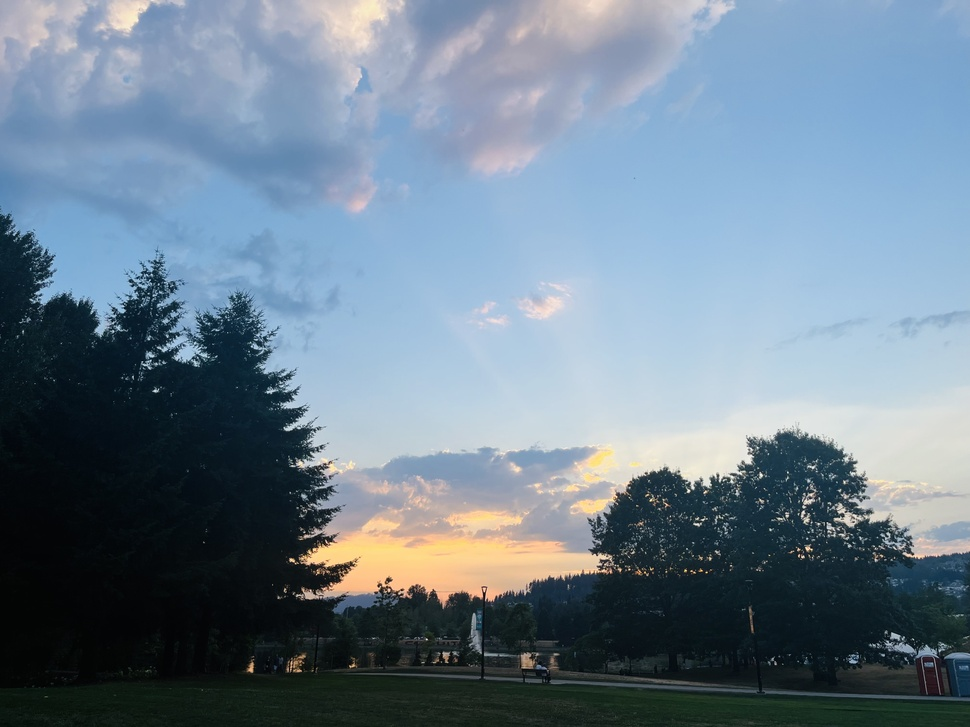
#> input picture skyImages/1.jpg, 970 x 727 px, shrunk from 4032 x 3024 before the run
$ python comparison.py   (older library calls are emulated)
#> lines starting #> are read from the running program, lines starting #| are printed output that depends on the picture; after the words box and inside, x2 and y2 are one past the last pixel; in counts of white or black regions, pixels touching at a corner belong together
### gradient_methods.py
import cv2
import numpy as np
from scipy.ndimage import median_filter


def refine_skyline(mask, median_kernel_size=19, threshold=20):
    height, width = mask.shape
    for column in range(width):
        column_data = mask[:, column]
        median_filtered = median_filter(column_data, size=median_kernel_size)
        zero_indices = np.where(median_filtered == 0)[0]
        one_indices = np.where(median_filtered == 1)[0]

        if zero_indices.size > 0 and one_indices.size > 0:
            first_zero = zero_indices[0]
            first_one = one_indices[0]

            if first_zero > threshold:
                mask[first_one:first_zero, column] = 1
                mask[first_zero:, column] = 0
                mask[:first_one, column] = 0

    return mask


def detect_sky_area(image):
    grayscale = cv2.cvtColor(image, cv2.COLOR_BGR2GRAY)
    blurred = cv2.blur(grayscale, (9, 3))
    blurred = cv2.medianBlur(blurred, 5)
    laplacian = cv2.Laplacian(blurred, cv2.CV_8U)
    gradient_mask = laplacian < 6

    structuring_element = cv2.getStructuringElement(cv2.MORPH_RECT, (9, 3))
    eroded_mask = cv2.morphologyEx(gradient_mask.astype(np.uint8), cv2.MORPH_ERODE, structuring_element)

    refined_mask = refine_skyline(eroded_mask)
    sky_region = cv2.bitwise_and(image, image, mask=refined_mask)

    return sky_region


# [12 lines left out: function process_image, not called in this run]


def main():
    image_path = 'skyImages/1.jpg'
    process_image(image_path)


# [2 lines that do not run on import are left out]

### comparison.py
import os
import cv2
import numpy as np
from gradient_methods import detect_sky_area


def detect_sky(image):
    # Convert the image to HSV color space
    hsv_image = cv2.cvtColor(image, cv2.COLOR_BGR2HSV)

    # Define the range for sky color blue
    lower_blue = np.array([100, 50, 50])
    upper_blue = np.array([140, 255, 255])

    # Create a mask that captures areas in the range
    mask = cv2.inRange(hsv_image, lower_blue, upper_blue)

    # Apply the mask to get the sky region
    sky_region = cv2.bitwise_and(image, image, mask=mask)

    return sky_region


def process_and_compare(image_paths, output_dir=None):
#> called with output_dir = 'output_images'
    for i, path in enumerate(image_paths):
        img = cv2.imread(path)
#> img is the input picture: shape (727, 970, 3); mean B, G, R 142.9, 127.8, 109.7
        if img is None:
            print(f"Failed to load image: {path}")
            continue

        result1 = detect_sky(img)
#> in detect_sky, `mask = cv2.inRange(hsv_image, lower_blue, upper_blue)`:
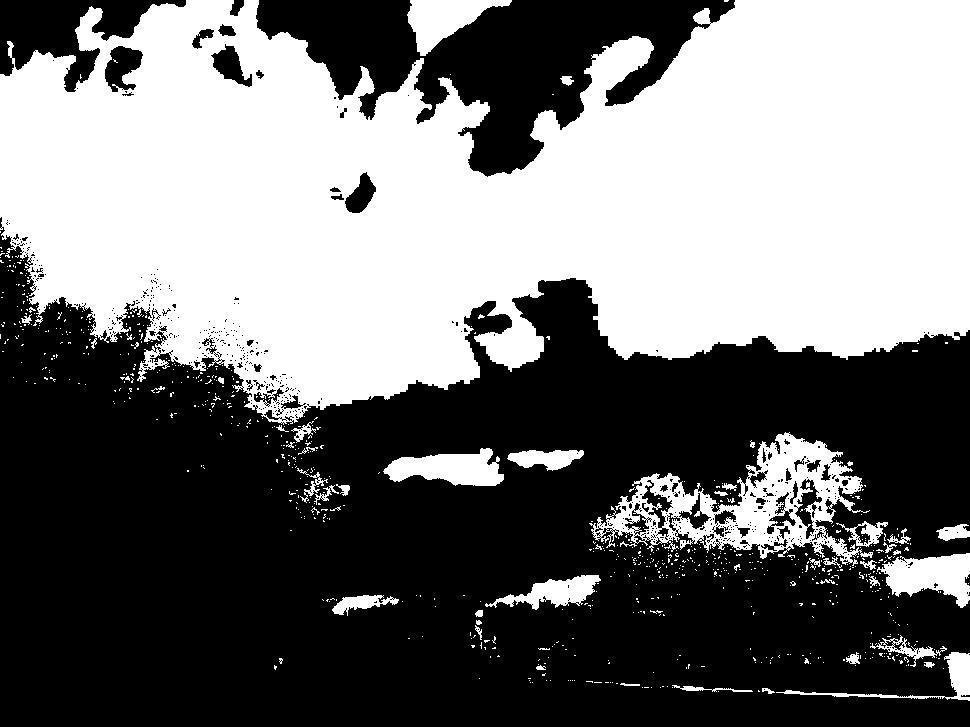
#> mask: shape (727, 970); 45.3% white; 801 white regions (751 under 20 px), largest, box (x1, y1, x2, y2) and area: (0, 0, 970, 425) 287311, (589, 432, 873, 566) 13014, (877, 553, 970, 608) 3029
        result2 = detect_sky_area(img)
#> in detect_sky_area, `grayscale = cv2.cvtColor(image, cv2.COLOR_BGR2GRAY)`:
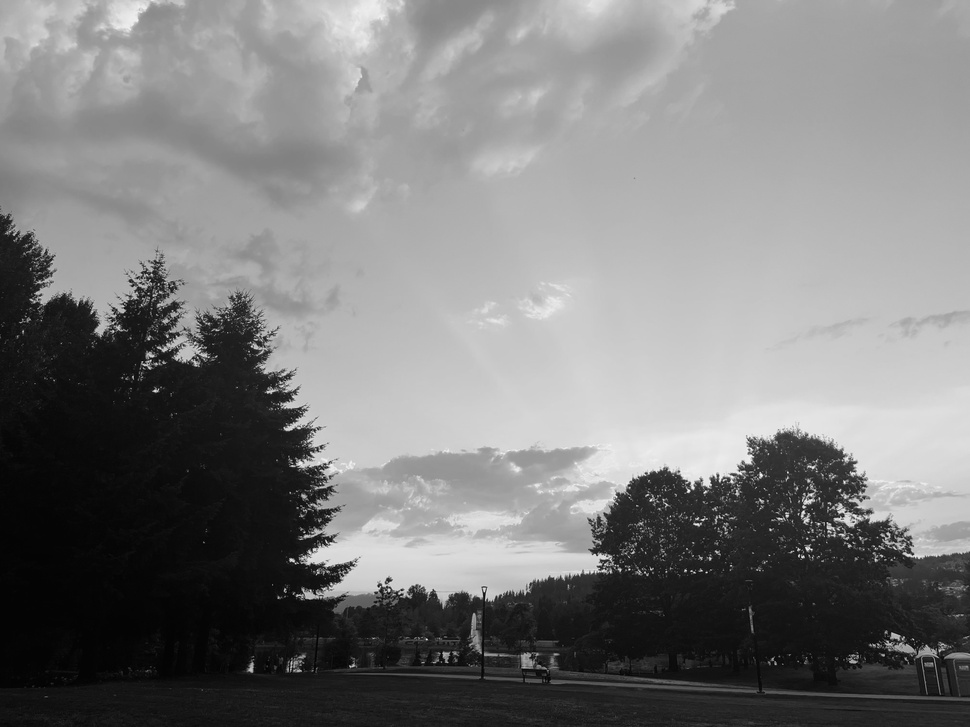
#> grayscale: shape (727, 970); min 0, max 253, mean 124.1
#> in detect_sky_area, `eroded_mask = cv2.morphologyEx(gradient_mask.astype(np.uint8), cv2.MOR..`:
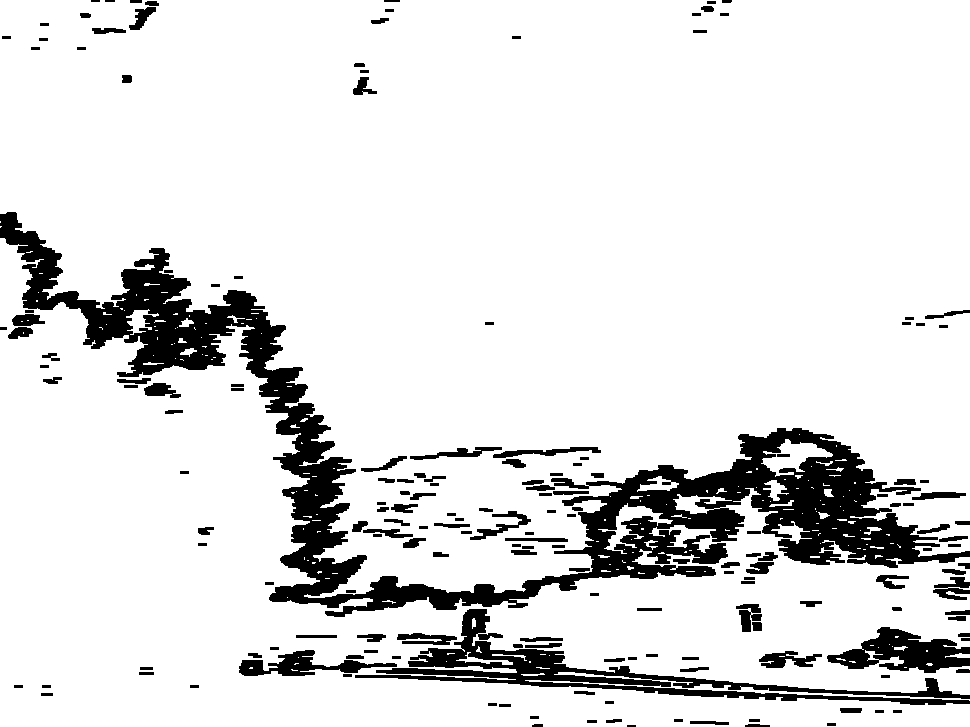
#> eroded_mask: shape (727, 970); values 0 (black) and 1 (white), 87.9% white; 180 black regions (2 under 20 px), largest, box (x1, y1, x2, y2) and area: (0, 212, 970, 617) 55280, (355, 609, 970, 705) 10147, (827, 627, 970, 673) 3421
#> the loop in refine_skyline, `for column in range(width):` made 970 passes
#> first_zero on passes 1 to 8: 216, 214, 214, 214, 214, 214, 213, 212
#> after the loop in refine_skyline, `for column in range(width):`:
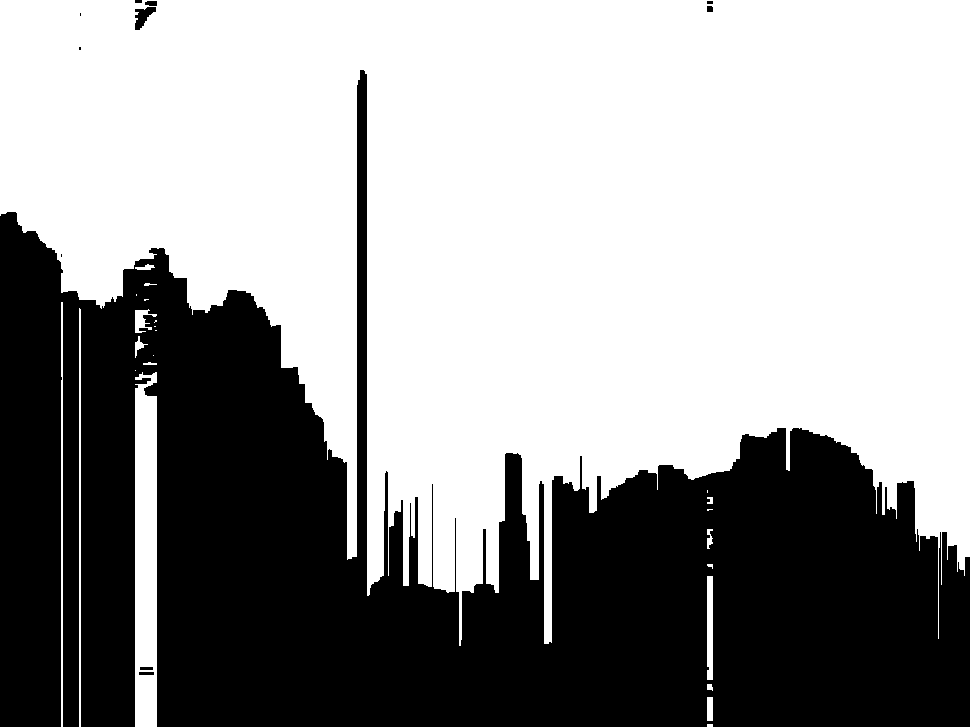
#> mask: shape (727, 970); values 0 (black) and 1 (white), 60.2% white; 11 black regions (4 under 20 px), largest, box (x1, y1, x2, y2) and area: (0, 70, 970, 727) 280322, (135, 7, 156, 30) 260, (145, 1, 157, 6) 54
#> in detect_sky_area, `sky_region = cv2.bitwise_and(image, image, mask=refined_mask)`:
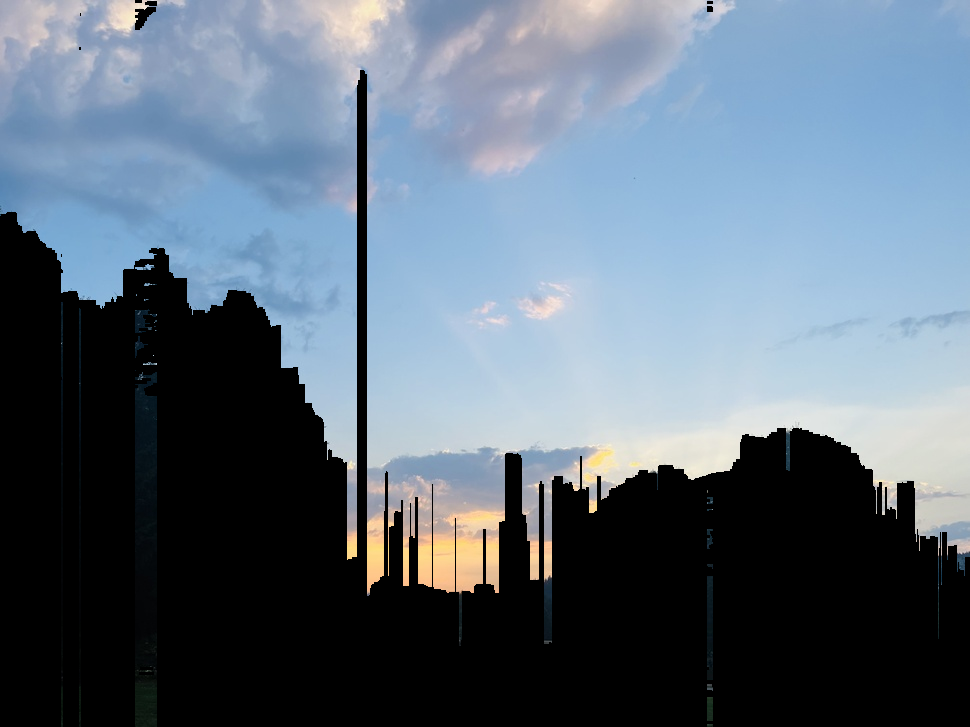
#> sky_region: shape (727, 970, 3); mean B, G, R 121.4, 107.6, 93.6

        # Combine the original image with the results side by side
        combined = np.concatenate((img, result1, result2), axis=1)
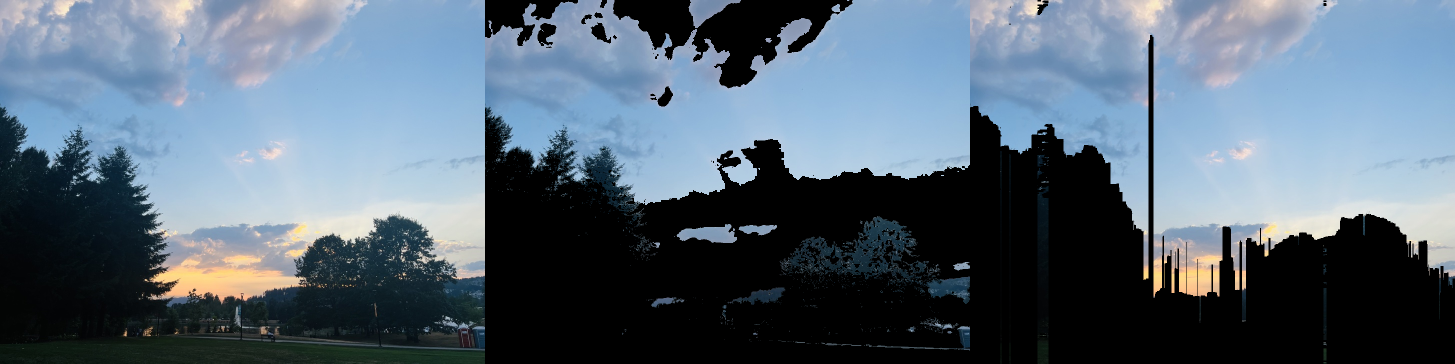
#> combined: shape (727, 2910, 3) (shown at 1/2 size); mean B, G, R 117.4, 103.1, 87.6

        if output_dir:
            # Save combined image
            output_path = os.path.join(output_dir, f"combined_{i}.jpg")
            cv2.imwrite(output_path, combined)
        else:
            # Or display them
            cv2.imshow(f"Combined Result {i}", combined)
            cv2.waitKey(0)
#> pass 2 of the loop in process_and_compare, `for i, path in enumerate(image_paths):`:
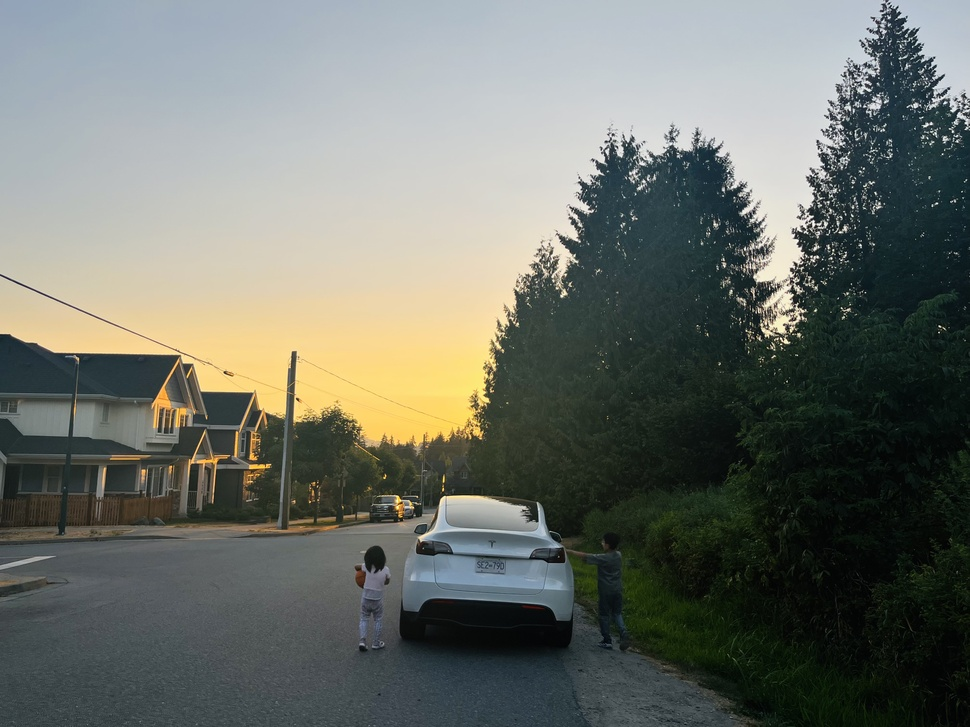
#> input picture skyImages/2.jpg, 970 x 727 px, shrunk from 4032 x 3024 before the run
#> in process_and_compare, img is the input picture: shape (727, 970, 3); mean B, G, R 105.7, 112.9, 108.7
#> in detect_sky (call 2), `mask = cv2.inRange(hsv_image, lower_blue, upper_blue)`:
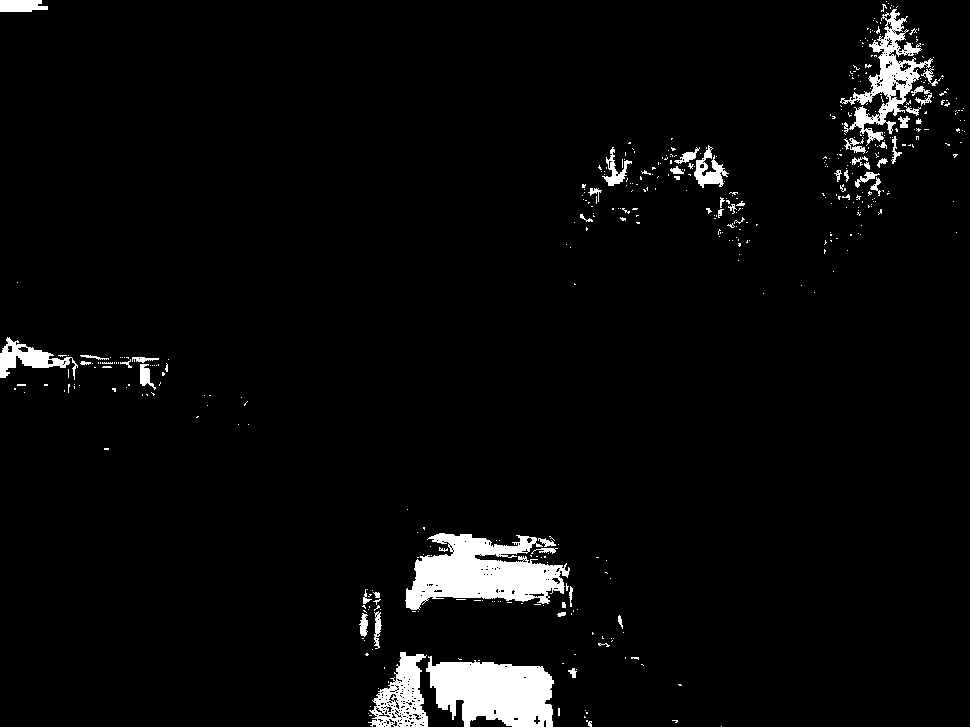
#> mask: shape (727, 970); 3.8% white; 466 white regions (411 under 20 px), largest, box (x1, y1, x2, y2) and area: (405, 533, 570, 610) 7371, (426, 656, 554, 727) 6572, (840, 9, 933, 146) 3331
#> the loop in refine_skyline (call 2), `for column in range(width):` made 970 passes
#> first_zero on passes 1 to 4: 452, 452, 414, 414
#> in process_and_compare, `combined = np.concatenate((img, result1, result2), axis=1)`:
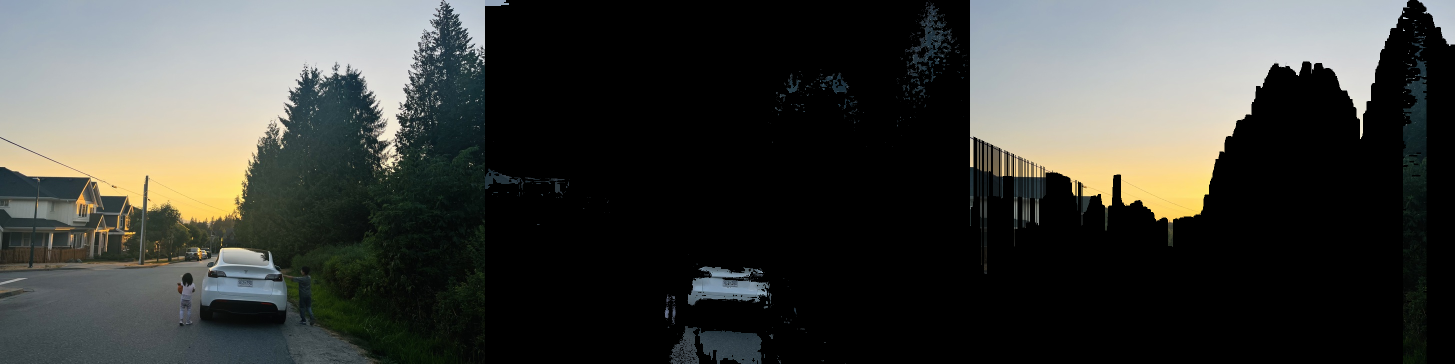
#> combined: shape (727, 2910, 3) (shown at 1/2 size); mean B, G, R 59.4, 63, 61.5
#> pass 3 of the loop in process_and_compare, `for i, path in enumerate(image_paths):`:
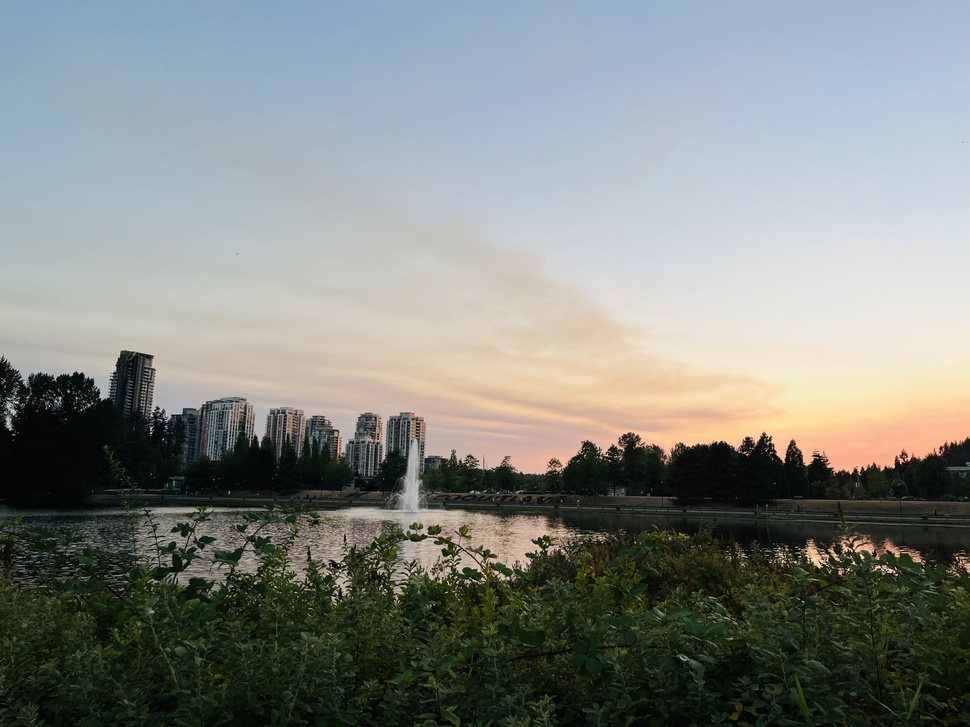
#> input picture skyImages/3.jpg, 970 x 727 px, shrunk from 4032 x 3024 before the run
#> in process_and_compare, img is the input picture: shape (727, 970, 3); mean B, G, R 130.2, 134.4, 129.7
#> in detect_sky (call 3), `mask = cv2.inRange(hsv_image, lower_blue, upper_blue)`:
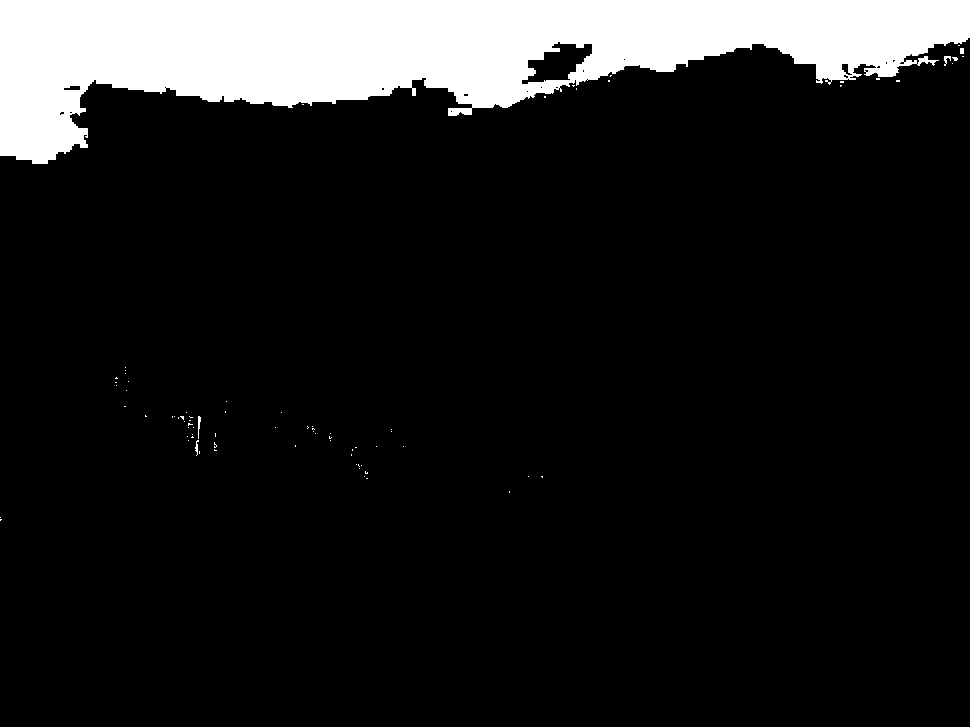
#> mask: shape (727, 970); 11.9% white; 80 white regions (75 under 20 px), largest, box (x1, y1, x2, y2) and area: (0, 0, 970, 164) 83887, (198, 416, 201, 439) 41, (944, 56, 951, 66) 35, (195, 440, 199, 456) 30, (960, 48, 964, 54) 24
#> in process_and_compare, `combined = np.concatenate((img, result1, result2), axis=1)`:
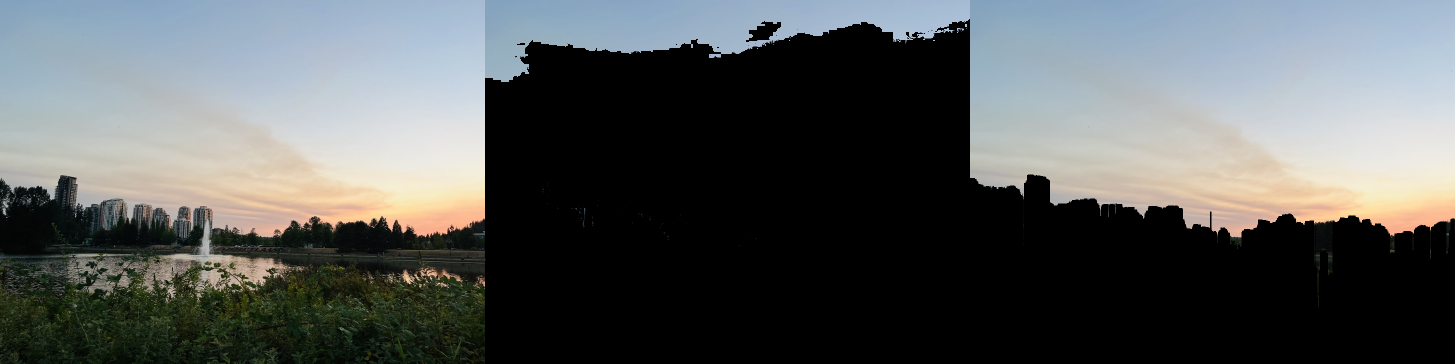
#> combined: shape (727, 2910, 3) (shown at 1/2 size); mean B, G, R 90, 90.1, 86.6
#> the loop made 20 passes; the first 3 are shown

    cv2.destroyAllWindows()


# List of image paths
image_paths = ['skyImages/1.jpg', 'skyImages/2.jpg', 'skyImages/3.jpg', 'skyImages/4.jpg', 'skyImages/5.jpg',
               'skyImages/6.jpg', 'skyImages/7.jpg', 'skyImages/8.jpg', 'skyImages/9.jpg',
               'skyImages/10.jpg', 'skyImages/11.jpg', 'skyImages/12.jpg',
               'skyImages/13.jpg', 'skyImages/14.jpg', 'skyImages/15.jpg',
               'skyImages/16.jpg', 'skyImages/17.jpg', 'skyImages/18.jpg',
               'skyImages/19.jpg', 'skyImages/20.jpg']

# Directory to save the output images
output_dir = 'output_images'
if not os.path.exists(output_dir):
    os.makedirs(output_dir)

# Process and compare
process_and_compare(image_paths, output_dir)
